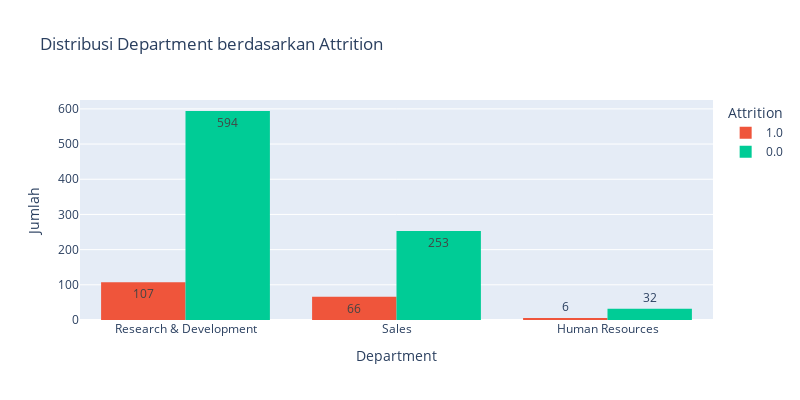

The notebook cell saved with this chart:
### Markdown cell above
Karyawan yang lembur (OverTime = Yes) jauh lebih sering keluar. Ini menunjukkan lembur berlebihan bisa menjadi penyebab burnout dan turnover tinggi.

### Code cell
fig = px.histogram(df, x="Department", color="Attrition", barmode="group", title="Distribusi Department berdasarkan Attrition", height=400, width=800, text_auto=True)
fig.update_layout(xaxis_title='Department', yaxis_title='Jumlah')
fig.show()

### Figure 1 — Plotly figure (JSON) as saved in the notebook; plotly's stock layout.template omitted (floating-point values rounded to 4 significant figures; data arrays with more than 128 entries replaced by an {"elided": "..."} marker saying what was removed)
{"data": [{"alignmentgroup": "True", "bingroup": "x", "hovertemplate": "Attrition=1.0<br>Department=%{x}<br>count=%{y}<extra></extra>", "legendgroup": "1.0", "marker": {"color": "#EF553B", "pattern": {"shape": ""}}, "name": "1.0", "offsetgroup": "1.0", "orientation": "v", "showlegend": true, "texttemplate": "%{value}", "type": "histogram", "x": {"elided": "179 str values"}, "xaxis": "x", "yaxis": "y"}, {"alignmentgroup": "True", "bingroup": "x", "hovertemplate": "Attrition=0.0<br>Department=%{x}<br>count=%{y}<extra></extra>", "legendgroup": "0.0", "marker": {"color": "#00cc96", "pattern": {"shape": ""}}, "name": "0.0", "offsetgroup": "0.0", "orientation": "v", "showlegend": true, "texttemplate": "%{value}", "type": "histogram", "x": {"elided": "879 str values"}, "xaxis": "x", "yaxis": "y"}], "layout": {"barmode": "group", "height": 400, "legend": {"title": {"text": "Attrition"}, "tracegroupgap": 0}, "title": {"text": "Distribusi Department berdasarkan Attrition"}, "width": 800, "xaxis": {"anchor": "y", "domain": [0, 1], "title": {"text": "Department"}}, "yaxis": {"anchor": "x", "domain": [0, 1], "title": {"text": "Jumlah"}}}}
